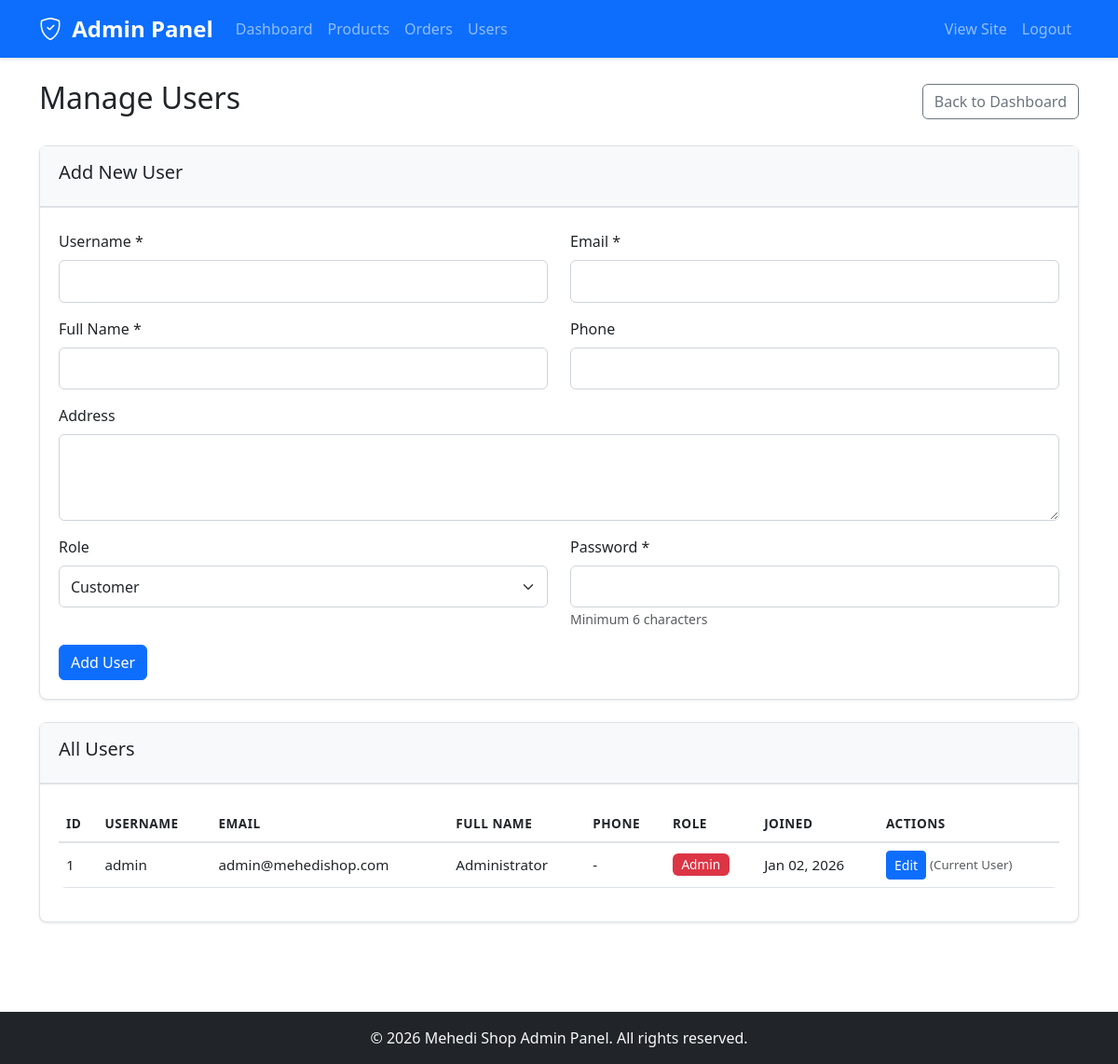
The page /admin/users.php (signed in) on the database its author committed.
### tables this page shows
CREATE TABLE IF NOT EXISTS users (
    id INT AUTO_INCREMENT PRIMARY KEY,
    username VARCHAR(50) UNIQUE NOT NULL,
    email VARCHAR(100) UNIQUE NOT NULL,
    password VARCHAR(255) NOT NULL,
    full_name VARCHAR(100) NOT NULL,
    phone VARCHAR(20),
    address TEXT,
    role ENUM('admin', 'customer') DEFAULT 'customer',
    created_at TIMESTAMP DEFAULT CURRENT_TIMESTAMP
);

### admin/users.php (the view, shortened to what this page needs)
<?php
require_once 'header.php';
$conn = getDBConnection();
$users = $conn->query("SELECT * FROM users ORDER BY created_at DESC");
$edit_user = null;
?>
<div class="d-flex justify-content-between align-items-center mb-4">
    <h2>Manage Users</h2>
    <a href="index.php" class="btn btn-outline-secondary">Back to Dashboard</a>
</div>
<div class="card mb-4">
    <div class="card-header">
        <h5><?php echo $edit_user ? 'Edit User' : 'Add New User'; ?></h5>
    </div>
    <div class="card-body">
        <form method="POST" action="">
            <div class="row">
                <div class="col-md-6">
                    <div class="mb-3">
                        <label for="username" class="form-label">Username *</label>
                        <input type="text" class="form-control" id="username" name="username"
                               value="<?php echo htmlspecialchars($edit_user['username'] ?? ''); ?>" required>
                    </div>
                </div>
                <div class="col-md-6">
                    <div class="mb-3">
                        <label for="email" class="form-label">Email *</label>
                        <input type="email" class="form-control" id="email" name="email"
                               value="<?php echo htmlspecialchars($edit_user['email'] ?? ''); ?>" required>
                    </div>
                </div>
            </div>
            <div class="row">
                <div class="col-md-6">
                    <div class="mb-3">
                        <label for="full_name" class="form-label">Full Name *</label>
                        <input type="text" class="form-control" id="full_name" name="full_name"
                               value="<?php echo htmlspecialchars($edit_user['full_name'] ?? ''); ?>" required>
                    </div>
                </div>
                <div class="col-md-6">
                    <div class="mb-3">
                        <label for="phone" class="form-label">Phone</label>
                        <input type="tel" class="form-control" id="phone" name="phone"
                               value="<?php echo htmlspecialchars($edit_user['phone'] ?? ''); ?>">
                    </div>
                </div>
            </div>
            <div class="mb-3">
                <label for="address" class="form-label">Address</label>
                <textarea class="form-control" id="address" name="address" rows="3"><?php echo htmlspecialchars($edit_user['address'] ?? ''); ?></textarea>
            </div>
            <div class="row">
                <div class="col-md-6">
                    <div class="mb-3">
                        <label for="role" class="form-label">Role</label>
                        <select class="form-select" id="role" name="role">
                            <option value="customer" <?php echo ($edit_user['role'] ?? 'customer') === 'customer' ? 'selected' : ''; ?>>Customer</option>
                        </select>
                    </div>
                </div>
                <div class="col-md-6">
                    <div class="mb-3">
                        <label for="password" class="form-label">
                            <?php echo $edit_user ? 'New Password (leave blank to keep current)' : 'Password *'; ?>
                        </label>
                        <input type="password" class="form-control" id="password" name="password"
                               <?php echo $edit_user ? '' : 'required'; ?>>
                        <small class="text-muted">Minimum 6 characters</small>
                    </div>
                </div>
            </div>
            <?php if ($edit_user): ?>
                <button type="submit" name="update_user" class="btn btn-primary">Update User</button>
                <a href="users.php" class="btn btn-secondary">Cancel</a>
            <?php else: ?>
                <button type="submit" name="add_user" class="btn btn-primary">Add User</button>
            <?php endif; ?>
        </form>
    </div>
</div>
<div class="card">
    <div class="card-header">
        <h5>All Users</h5>
    </div>
    <div class="card-body">
        <div class="table-responsive">
            <table class="table table-hover">
                <thead>
                    <tr>
                        <th>ID</th>
                        <th>Username</th>
                        <th>Email</th>
                        <th>Full Name</th>
                        <th>Phone</th>
                        <th>Role</th>
                        <th>Joined</th>
                        <th>Actions</th>
                    </tr>
                </thead>
                <tbody>
                    <?php if ($users->num_rows > 0): ?>
                        <?php while ($user = $users->fetch_assoc()): ?>
                            <tr>
                                <td><?php echo $user['id']; ?></td>
                                <td><?php echo htmlspecialchars($user['username']); ?></td>
                                <td><?php echo htmlspecialchars($user['email']); ?></td>
                                <td><?php echo htmlspecialchars($user['full_name']); ?></td>
                                <td><?php echo htmlspecialchars($user['phone'] ?? '-'); ?></td>
                                <td>
                                    <span class="badge bg-<?php echo $user['role'] === 'admin' ? 'danger' : 'primary'; ?>">
                                        <?php echo ucfirst($user['role']); ?>
                                    </span>
                                </td>
                                <td><?php echo date('M d, Y', strtotime($user['created_at'])); ?></td>
                                <td>
                                    <a href="?edit=<?php echo $user['id']; ?>" class="btn btn-sm btn-primary">Edit</a>
                                    <?php if ($user['id'] != $_SESSION['user_id']): ?>
                                        <form method="POST" action="" class="d-inline"
                                              onsubmit="return confirm('Are you sure you want to delete this user? This action cannot be undone.');">
                                            <input type="hidden" name="user_id" value="<?php echo $user['id']; ?>">
                                            <button type="submit" name="delete_user" class="btn btn-sm btn-danger">Delete</button>
                                        </form>
                                    <?php else: ?>
                                        <span class="text-muted small">(Current User)</span>
                                    <?php endif; ?>
                                </td>
                            </tr>
                        <?php endwhile; ?>
                    <?php else: ?>
                        <tr>
                            <td colspan="8" class="text-center">No users found.</td>
                        </tr>
                    <?php endif; ?>
                </tbody>
            </table>
        </div>
    </div>
</div>
<?php require_once 'footer.php'; ?>

### assets/css/style.css (style rules this page uses)
:root { --primary-color: #0d6efd; --secondary-color: #6c757d; --success-color: #198754; --danger-color: #dc3545; --warning-color: #ffc107; --info-color: #0dcaf0; --light-color: #f8f9fa; --dark-color: #212529; }
body { font-family: 'Segoe UI', Tahoma, Geneva, Verdana, sans-serif; min-height: 100vh; display: flex; flex-direction: column; }
.card { transition: box-shadow 0.3s ease; border: none; }
.btn-primary { background-color: var(--primary-color); border-color: var(--primary-color); }
.table { border-radius: 8px; overflow: hidden; }
.table thead { background-color: var(--light-color); }
.badge { padding: 0.35em 0.65em; font-weight: 500; }
.card { border-radius: 8px; border: 1px solid #dee2e6; }
.card-header { background-color: var(--light-color); border-bottom: 1px solid #dee2e6; font-weight: 600; }
.badge.bg-danger { background-color: var(--danger-color) !important; }

### assets/css/admin.css (style rules this page uses)
:root { --admin-primary: #0d6efd; --admin-success: #198754; --admin-danger: #dc3545; --admin-warning: #ffc107; --admin-info: #0dcaf0; --admin-dark: #212529; --admin-light: #f8f9fa; }
.table { font-size: 0.95rem; }
.table th { font-weight: 600; text-transform: uppercase; font-size: 0.85rem; letter-spacing: 0.5px; border-bottom: 2px solid #dee2e6; }
.table td { vertical-align: middle; }
.form-label { font-weight: 500; margin-bottom: 0.5rem; }
.form-control, .form-select { border-radius: 6px; border: 1px solid #ced4da; padding: 0.6rem 0.75rem; }
.btn-sm { padding: 0.25rem 0.5rem; font-size: 0.875rem; }
.card { margin-bottom: 1.5rem; box-shadow: 0 1px 3px rgba(0, 0, 0, 0.1); }
.card-header { background-color: var(--admin-light); border-bottom: 2px solid #dee2e6; font-weight: 600; padding: 1rem 1.25rem; }
.card-body { padding: 1.25rem; }
.badge { padding: 0.4em 0.7em; font-size: 0.85rem; font-weight: 500; }
.badge.bg-danger { background-color: var(--admin-danger) !important; }
.form-select { cursor: pointer; }
.card .card-header + .card-body { padding-top: 1.5rem; }

### rows shown on the page
users: id "1", username "admin", email "admin@mehedishop.com", full_name "Administrator", phone "-", role "Admin", created_at "Jan 02, 2026", shows "(Current User)"
